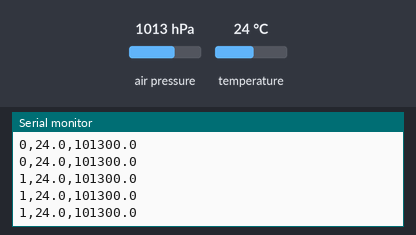
Bench run of a sketch on a simulated ESP8266 (Wemos D1 mini). Shown: the last lines printed to the serial monitor. The test bench sets the inputs (shaded band); at power-on: air pressure 1013 hPa, temperature 24 °C.

Above: at 1.2 s.
1.3 s: air pressure set to 952 hPa
At 1.32 s:
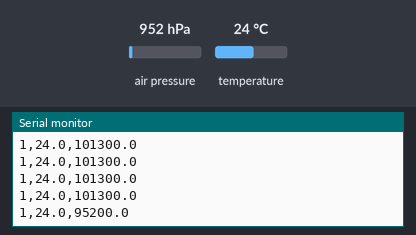
2.8 s: temperature set to 12 °C
At 2.84 s:
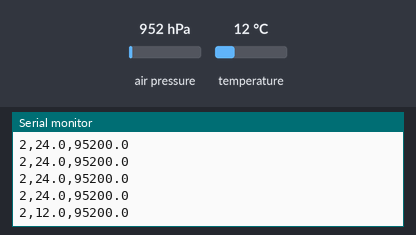
4.3 s: air pressure set to 975 hPa
At 4.31 s:
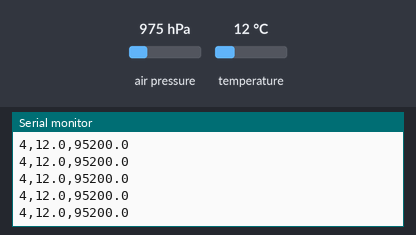
Timing chart, 0 to 7.3 s (numbered marks = the images above; inputs shaded):
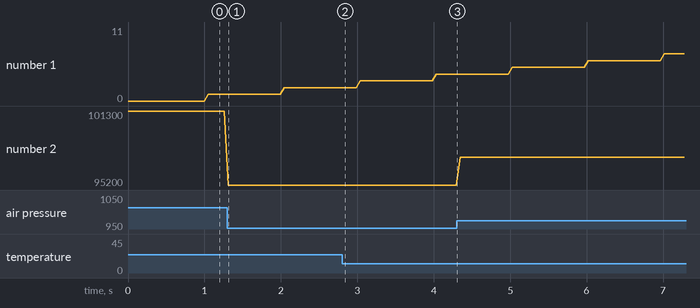

The sketch:

BMP180withESP8266.ino
```cpp
/***************************************************************************************************/
/*
  This is an Arduino basic library for Bosch BMP180 & BMP085 barometric pressure &
  temperature sensor

  Range                 typ. resolution   typ. accuracy   typ. relative accuracy
  30,000Pa..110,000Pa   ±1Pa              ±100Pa          ±12Pa
  0°C..+65°C            ±0.1°C            ±1.0°C          xx

  written by : enjoyneering79
  sourse code: https://github.com/enjoyneering/

  This sensor uses I2C bus to communicate, specials pins are required to interface
  Board:                                    SDA                    SCL
  Uno, Mini, Pro, ATmega168, ATmega328..... A4                     A5
  Mega2560, Due............................ 20                     21
  Leonardo, Micro, ATmega32U4.............. 2                      3
  Digistump, Trinket, ATtiny85............. 0/physical pin no.5    2/physical pin no.7
  Blue Pill, STM32F103xxxx boards.......... PB7*                   PB6*
  ESP8266 ESP-01:.......................... GPIO0/D5               GPIO2/D3
  NodeMCU 1.0, WeMos D1 Mini............... GPIO4/D2               GPIO5/D1
  ESP32.................................... GPIO21                 GPIO22

                                           *STM32F103xxxx pins PB6/PB7 are 5v tolerant, but
                                            bi-directional logic level converter is recommended

  NOTE:
  - EOC  pin is not used, shows the end of conversion
  - XCLR pin is not used, reset pin

  Frameworks & Libraries:
  ATtiny Core           - https://github.com/SpenceKonde/ATTinyCore
  ESP32 Core            - https://github.com/espressif/arduino-esp32
  ESP8266 Core          - https://github.com/esp8266/Arduino
  ESP8266 I2C lib fixed - https://github.com/enjoyneering/ESP8266-I2C-Driver
  STM32 Core            - https://github.com/rogerclarkmelbourne/Arduino_STM32

  GNU GPL license, all text above must be included in any redistribution, see link below for details:
  - https://www.gnu.org/licenses/licenses.html
*/
/***************************************************************************************************/
#include <Wire.h>        //use bug free i2c driver https://github.com/enjoyneering/ESP8266-I2C-Driver
#include <BMP180.h>
#include <ESP8266WiFi.h>

/*
BMP180(resolution)

resolution:
BMP180_ULTRALOWPOWER - pressure oversampled 1 time  & power consumption 3μA
BMP180_STANDARD      - pressure oversampled 2 times & power consumption 5μA
BMP180_HIGHRES       - pressure oversampled 4 times & power consumption 7μA
BMP180_ULTRAHIGHRES  - pressure oversampled 8 times & power consumption 12μA, library default
*/
BMP180 myBMP(BMP180_ULTRAHIGHRES);

void setup()
{
  WiFi.persistent(false);             //disable saving wifi config into SDK flash area
  WiFi.forceSleepBegin();             //disable swAP & station by calling "WiFi.mode(WIFI_OFF)" & put modem to sleep

  Serial.begin(115200);

  while (myBMP.begin(D2, D1) != true) //sda, scl
  {
    Serial.println(F("Bosch BMP180/BMP085 is not connected or fail to read calibration coefficients"));
    delay(5000);
  }

  Serial.println(F("Bosch BMP180/BMP085 sensor is OK")); //(F()) saves string to flash & keeps dynamic memory
}

void loop()
{
  //keep an eye on the time
  unsigned long time=millis();
  //output the time
  Serial.print(time/1000);
  //delimiter
  Serial.print(",");
  Serial.print(myBMP.getTemperature(),1);
  Serial.print(","); //delimiter
  Serial.println(myBMP.getPressure(),1);
  delay(50); //50 times a second
}
```

Measured:
- after the input at 1.3 s, the serial monitor: prints a new line at once (image 1)
- after the input at 2.8 s, the serial monitor: prints a new line at once (image 2)
- plotted number 2: 101300 → 95200 after the input at 1.3 s, 95200 → 97500 after the input at 4.3 s
